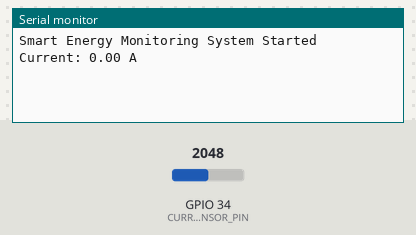
A sketch run on a simulated ESP32. Parts: the last lines printed to the serial monitor. Inputs (shaded band) come from the test bench; at power-on: GPIO 34 (CURRENT_SENSOR_PIN) = 2048.

Above: at 2.2 s.
2.3 s: GPIO 34 (CURRENT_SENSOR_PIN) set to 2866
At 4.2 s:
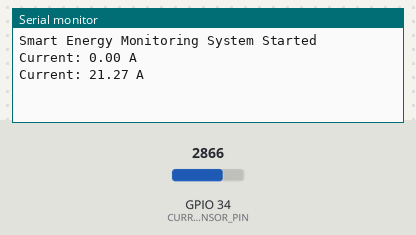
5.0 s: GPIO 34 (CURRENT_SENSOR_PIN) set to 3603
At 5.7 s:
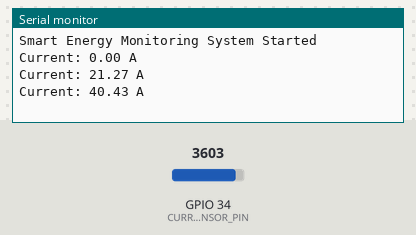
Timing chart, 0 to 8.0 s (numbered marks = the images above; inputs shaded):
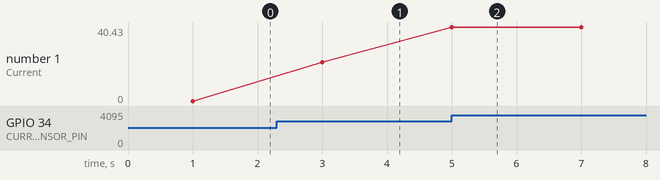

The sketch:

energy_monitor.ino
```cpp
#define CURRENT_SENSOR_PIN 34

void setup() {
  Serial.begin(9600);
  delay(1000);
  Serial.println("Smart Energy Monitoring System Started");
}

void loop() {
  int sensorValue = analogRead(CURRENT_SENSOR_PIN);
  float current = (sensorValue - 2048) * 0.026;

  Serial.print("Current: ");
  Serial.print(current);
  Serial.println(" A");

  delay(2000);
}
```

Measured:
- after the input at 2.3 s, the serial monitor: prints a new line after 0.70 s (image 1)
- after the input at 5.0 s, the serial monitor: prints a new line at once (image 2)
- plotted number 1: 0 → 21.27 after the input at 2.3 s, 21.27 → 40.43 after the input at 5.0 s
